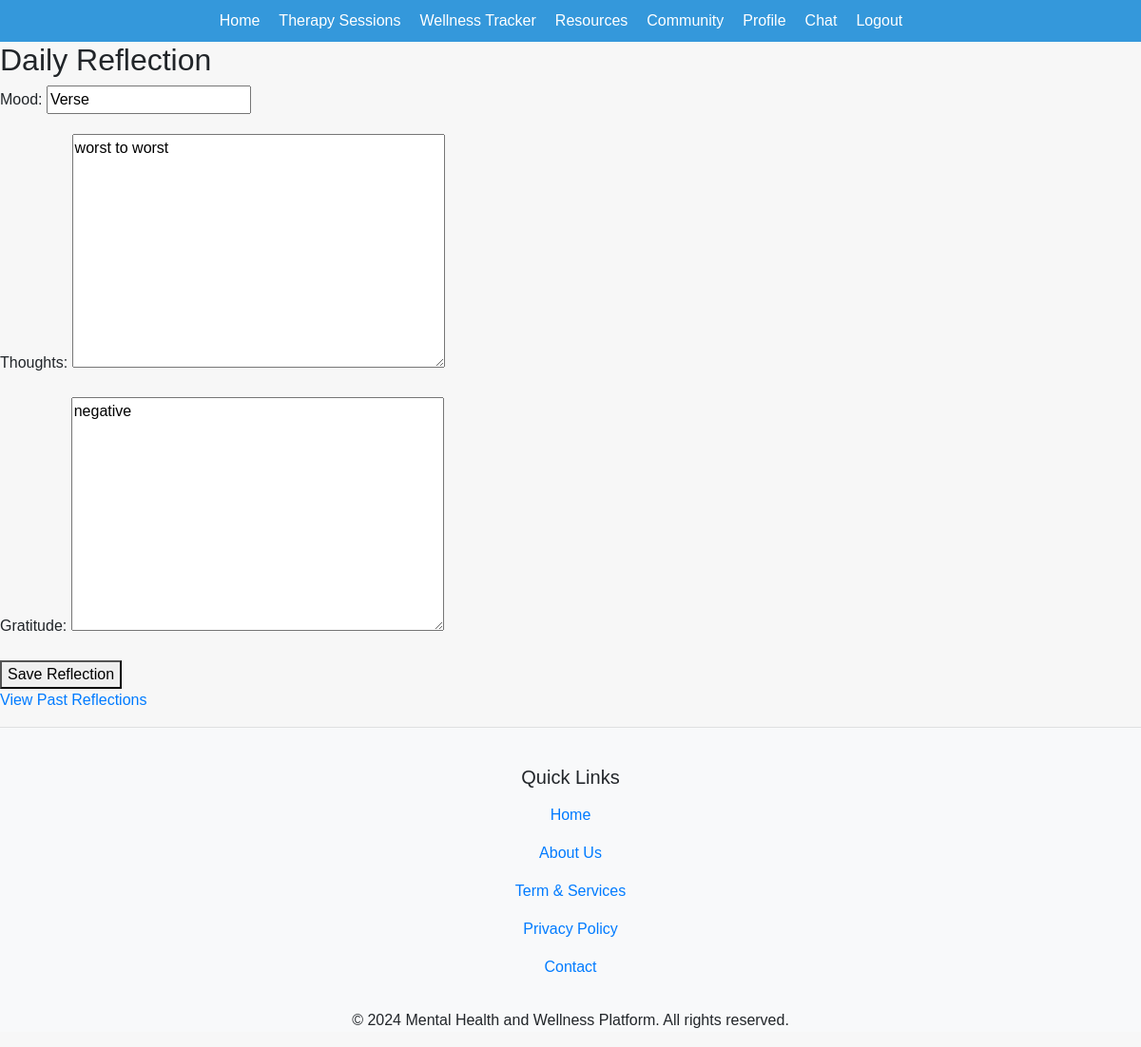
The page /tracker/reflection/ (signed in) on the database its author committed.
### wellness_tracker/models.py (models this page shows, shortened)
class Reflection(models.Model):
    user = models.ForeignKey(settings.AUTH_USER_MODEL, on_delete=models.CASCADE)
    date = models.DateField(default=timezone.now)
    mood = models.CharField(max_length=50)
    thoughts = models.TextField()
    gratitude = models.TextField()
    class Meta:
        unique_together = ('user', 'date')  # Ensure one reflection per user per day
        ordering = ['-date']

### wellness_tracker/views.py (the view)
# urls.py: path('reflection/', views.add_reflection, name='add_reflection'),
@login_required
def add_reflection(request):
    today = timezone.now().date()
    reflection, created = Reflection.objects.get_or_create(user=request.user, date=today)
    if request.method == 'POST':
        form = ReflectionForm(request.POST, instance=reflection)
        if form.is_valid():
            form.save()
            return redirect('reflection_list')
    else:
        form = ReflectionForm(instance=reflection)
    return render(request, 'tracker/reflection.html', {'form': form})

### wellness_tracker/forms.py
class ReflectionForm(forms.ModelForm):
    class Meta:
        model = Reflection
        fields = ['mood', 'thoughts', 'gratitude']

### wellness_tracker/templates/tracker/reflection.html (shortened to what this page needs)
{% extends 'base.html' %}
{% block content %}
  <h2>Daily Reflection</h2>
  <form method="POST">
    {{ form.as_p }}
    <button type="submit">Save Reflection</button>
  </form>
  <a href="{% url 'reflection_list' %}">View Past Reflections</a>
{% endblock %}

### static/css/chat.css (style rules this page uses)
body { font-family: Arial, sans-serif; margin: 20px; }

### static/css/style.css (style rules this page uses)
body { font-family: Arial, sans-serif; background-color: #f7f7f7; margin: 0; padding: 0; }

### rows shown on the page
Reflection: mood "Verse", thoughts "worst to worst", gratitude "negative"
